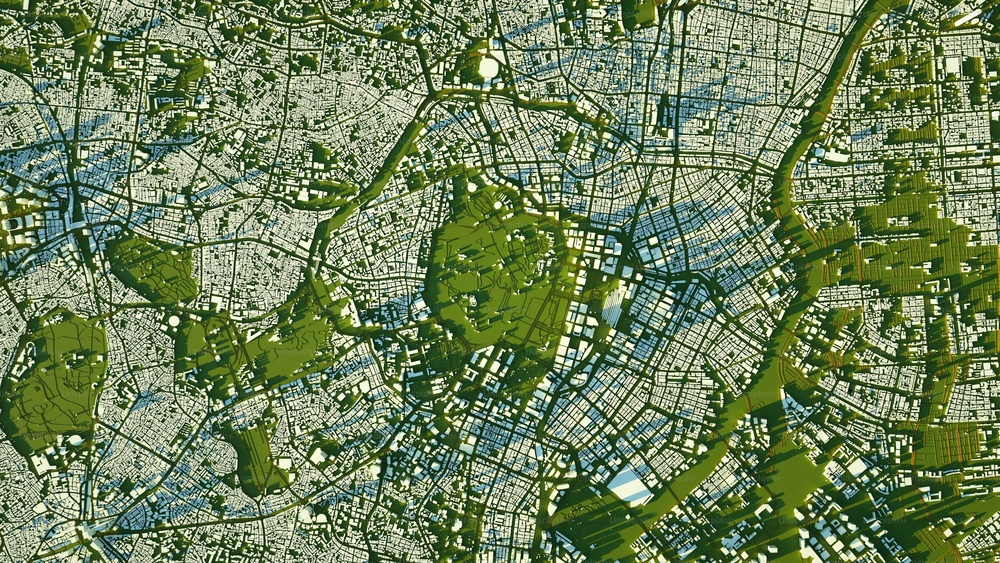
#> input picture src/assets/background.jpg, 1000 x 563 px, shrunk from 3000 x 1688 before the run
$ python 01_world_snapshot_basic.py
#> lines starting #> are read from the running program, lines starting #| are printed output that depends on the picture
### visuals/plotting_world.py
# visuals/world_plotting.py
from __future__ import annotations
from dataclasses import dataclass, field
from typing import Optional, Tuple, Iterable
import matplotlib.pyplot as plt
import numpy as np
import os
import matplotlib.image as mpimg
import math

from multi_uav_planner.world_models import (
    Task, PointTask, LineTask, CircleTask, AreaTask,
    UAV, World
)
from multi_uav_planner.post_processing import RunLog
from matplotlib.transforms import Affine2D

def _load_uav_image():
    return mpimg.imread("src/assets/uav.png")
import os
import matplotlib.image as mpimg

ASSETS_DIR = os.path.join(os.path.dirname(__file__), "..", "src", "assets")
BG_IMG_PATH = os.path.join(ASSETS_DIR, "background.jpg")

def plot_background_image(ax, extent: Tuple[float, float, float, float]):
    """
    Draw a background image behind the world, using extent = (xmin, xmax, ymin, ymax)
    in data coordinates.
    """
#> called with extent = (-45, 205, -45, 225)
    img = mpimg.imread(BG_IMG_PATH)
#> img is the input picture: shape (563, 1000, 3); mean R, G, B 110.5, 130.1, 90.1
    ax.imshow(img, extent=extent, origin="lower", zorder=0, alpha=0.3)


@dataclass
class WorldPlotStyle:
    # Task colors by state
    color_unassigned: str = "tab:red"
    color_assigned: str   = "tab:orange"
    color_completed: str  = "tab:green"
    # Task type colors
    color_point: str  = "C0"
    color_line: str   = "C1"
    color_circle: str = "C2"
    color_area: str   = "C3"
    # UAV colors by state
    color_idle: str    = "tab:blue"
    color_transit: str = "tab:grey"
    color_busy: str    = "tab:purple"
    color_damaged: str = "tab:red" #brown
    # Markers / sizes
    task_size: int = 35
    uav_size: int = 60
    base_color: str = "k"
    base_marker: str = "X"
    show_cluster_cog: bool = True
    cluster_cog_color: str = "tab:pink"
    cluster_link_color: str = "tab:pink"
    # Line widths
    lw_task_geom: float = 3.0
    lw_cluster_links: float = 1.2
    # Toggle details
    show_task_geometry: bool = True
    show_area_turns: bool = True  # draw semicircle hints between passes (approximate)
    arrow_len: float = 15.0

    # Legend and color mapping for UAVs
    uav_palette: list[str] = field(default_factory=lambda: [
        "tab:red", "tab:blue", "tab:green", "tab:orange", "tab:purple",
        "tab:brown", "tab:pink", "tab:gray", "tab:olive", "tab:cyan"
    ])
    legend_linewidth: float = 2.5
    legend_loc: str = "upper right"


    pad_frac: float = 0.25  # 25% of max span

def finalize_axes(ax, title: Optional[str] = None, equal: bool = True, grid: bool = True):
    if title:
        ax.set_title(title)
    if equal:
        ax.set_aspect("equal", adjustable="box")
    if grid:
        ax.grid(True, alpha=0.3)

def plot_base(ax, base: Tuple[float,float,float], style: WorldPlotStyle):
    bx, by, _ = base
    ax.scatter([bx], [by], c="red", s=80, marker="s")

# [72 lines left out: function plot_uav, not called in this run]

def plot_uavs(ax, world: World, style: WorldPlotStyle, range: Tuple[float,float,float,float]):
    for _, u in world.uavs.items():
        plot_uav(ax, u, world, style,range)

def plot_world_snapshot(ax, world: World, style: Optional[WorldPlotStyle] = None, title: Optional[bool] = True):
    #plt.figure(figsize=(8, 8))

    if style is None:
        style = WorldPlotStyle()

    xs = [world.base[0]] + [t.position[0] for t in world.tasks.values()] + [u.position[0] for u in world.uavs.values()]
    ys = [world.base[1]] + [t.position[1] for t in world.tasks.values()] + [u.position[1] for u in world.uavs.values()]

    if xs and ys:
        xmin_raw, xmax_raw = min(xs), max(xs)
        ymin_raw, ymax_raw = min(ys), max(ys)
        span_x = max(1e-9, xmax_raw - xmin_raw)
        span_y = max(1e-9, ymax_raw - ymin_raw)
        span = max(span_x, span_y)
        margin = style.pad_frac * span  # generous padding based on scene size

        xmin, xmax = xmin_raw - margin, xmax_raw + margin
        ymin, ymax = ymin_raw - margin, ymax_raw + margin

        plot_background_image(ax, extent=(xmin, xmax, ymin, ymax))
        ax.set_xlim(xmin, xmax)
        ax.set_ylim(ymin, ymax)

    plot_base(ax, world.base, style)
    plot_tasks(ax, world, style)
    #plot_uavs(ax, world, style,(xmin,ymin,xmax,ymax))  # unchanged external call

    # Default title: final simulation time
    if title:
        title = f"Simulation time: {world.time:.1f} s"
        finalize_axes(ax, title)
    else:
        finalize_axes(ax)

    ax.legend(loc="best")
    return ax

def _plot_task_heading(ax, t: Task, style: WorldPlotStyle):
    if not getattr(t, "heading_enforcement", False) or t.heading is None:
        return
    x, y = t.position
    th = t.heading
    # Starting point dot
    ax.scatter([x], [y], c="k", s=style.task_size // 2, marker="o", zorder=5)
    # Heading arrow
    ax.arrow(
        x, y,
        style.arrow_len * np.cos(th),
        style.arrow_len * np.sin(th),
        head_width=style.arrow_len/5,
        head_length=style.arrow_len/4,
        fc="k", ec="k",
        length_includes_head=True,
        zorder=5,
    )

def _plot_line_task(ax, t: LineTask, color: str, style: WorldPlotStyle):
    x, y = t.position
    th = t.heading if t.heading is not None else 0.0
    xe = x + t.length * np.cos(th)
    ye = y + t.length * np.sin(th)
    ax.plot([x, xe], [y, ye], color=color, lw=style.lw_task_geom)

def _plot_circle_task(ax, t: CircleTask, color: str, style: WorldPlotStyle):
    x, y = t.position
    th = t.heading if t.heading is not None else 0.0
    d_theta = +2 * np.pi if t.side == "left" else -2 * np.pi
    theta_s = th - np.sign(d_theta) * (np.pi / 2.0)
    cx = x + t.radius * np.cos(theta_s + np.pi)
    cy = y + t.radius * np.sin(theta_s + np.pi)

    theta = np.linspace(0.0, 2*np.pi, 181)
    xs = cx + t.radius * np.cos(theta)
    ys = cy + t.radius * np.sin(theta)
    ax.plot(xs, ys, color=color, lw=style.lw_task_geom)

def _plot_area_task(ax, t: AreaTask, color: str, style: WorldPlotStyle):
    """
    Visualize AreaTask as a boustrophedon pattern:
      - Start at t.position with heading t.heading.
      - Straight passes of length t.pass_length.
      - Semicircle turns of radius t.pass_spacing/2 between passes.
      - t.side selects direction of the first turn (left/right); subsequent turns alternate.
    """
    # --- Bounding rectangle (dotted) around coverage footprint ---
    x0, y0 = t.position
    th = t.heading if t.heading is not None else 0.0

    tol = 1.1  # padding factor

    # Extent along heading (approximate length)
    L = t.pass_length + t.pass_spacing
    # Extent across passes
    W = t.pass_spacing * (t.num_passes - 1) if t.num_passes > 1 else t.pass_spacing

    # Basis vectors
    hx, hy = np.cos(th), np.sin(th)
    nx, ny = -np.sin(th), np.cos(th)  # left normal

    # Flip normal if side is not 'left'
    if t.side != "left":
        nx *= -1
        ny *= -1

    # Rectangle corners (heuristic, matching original logic)
    p1 = (
        x0 + (L * (tol + 1) / 2 - t.pass_spacing / 2) * hx
        + (W * (tol + 1) / 2) * nx,
        y0 + (L * (tol + 1) / 2 - t.pass_spacing / 2) * hy
        + (W * (tol + 1) / 2) * ny,
    )
    p2 = (
        x0 + (L * (tol + 1) / 2 - t.pass_spacing / 2) * hx
        - (W * (tol - 1) / 2) * nx,
        y0 + (L * (tol + 1) / 2 - t.pass_spacing / 2) * hy
        - (W * (tol - 1) / 2) * ny,
    )
    p3 = (
        x0 + (-L * (tol - 1) / 2 - t.pass_spacing / 2) * hx
        - (W * (tol - 1) / 2) * nx,
        y0 + (-L * (tol - 1) / 2 - t.pass_spacing / 2) * hy
        - (W * (tol - 1) / 2) * ny,
    )
    p4 = (
        x0 + (-L * (tol - 1) / 2 - t.pass_spacing / 2) * hx
        + (W * (tol + 1) / 2) * nx,
        y0 + (-L * (tol - 1) / 2 - t.pass_spacing / 2) * hy
        + (W * (tol + 1) / 2) * ny,
    )

    xs_rect = [p1[0], p2[0], p3[0], p4[0], p1[0]]
    ys_rect = [p1[1], p2[1], p3[1], p4[1], p1[1]]
    ax.plot(xs_rect, ys_rect, linestyle="--", color=color, lw=1.2, alpha=0.8)

    # --- Boustrophedon passes and semicircle turns ---
    x_curr, y_curr = t.position
    base_heading = th
    r_turn = t.pass_spacing / 2.0

    for i in range(t.num_passes):
        # Heading of this pass (alternating)
        heading = base_heading if (i % 2 == 0) else (base_heading + np.pi)

        # Draw straight pass
        x_end = x_curr + t.pass_length * np.cos(heading)
        y_end = y_curr + t.pass_length * np.sin(heading)
        ax.plot(
            [x_curr, x_end],
            [y_curr, y_end],
            color=color,
            lw=style.lw_task_geom,
            alpha=0.9,
        )

        if i == t.num_passes - 1:
            # No turn after the last pass
            break

        if not style.show_area_turns:
            # If we don't want to draw explicit turns, approximate by
            # shifting sideways and reversing heading (like in planner).
            turn_side = (
                t.side if (i % 2 == 0) else ("right" if t.side == "left" else "left")
            )
            normal = np.pi / 2.0 if turn_side == "left" else -np.pi / 2.0
            x_curr = x_end + t.pass_spacing * np.cos(heading + normal)
            y_curr = y_end + t.pass_spacing * np.sin(heading + normal)
            continue

        # --- Draw semicircle turn between passes (as in planner) ---
        turn_side = (
            t.side if (i % 2 == 0) else ("right" if t.side == "left" else "left")
        )
        normal = np.pi / 2.0 if turn_side == "left" else -np.pi / 2.0

        # Center of semicircle is offset from end of pass along the normal
        cx_turn = x_end + r_turn * np.cos(heading + normal)
        cy_turn = y_end + r_turn * np.sin(heading + normal)

        # Start angle for arc: angle from center to end of pass
        theta_start = np.arctan2(y_end - cy_turn, x_end - cx_turn)
        # Semicircle sweep
        d_theta_turn = +np.pi if turn_side == "left" else -np.pi

        # Sample arc
        n_arc = 40
        thetas = np.linspace(theta_start, theta_start + d_theta_turn, n_arc)
        xs_turn = cx_turn + r_turn * np.cos(thetas)
        ys_turn = cy_turn + r_turn * np.sin(thetas)
        ax.plot(
            xs_turn,
            ys_turn,
            color=color,
            lw=style.lw_task_geom,
            alpha=0.9,
        )

        # New starting point is end of the semicircle
        x_curr = xs_turn[-1]
        y_curr = ys_turn[-1]


def plot_task(ax, t: Task, world: Optional[World], style: WorldPlotStyle):
    """
    Plot a single task marker plus its internal geometry (optional).

    The marker color encodes task state:
      0 -> unassigned
      1 -> assigned
      2 -> completed

    For PointTask:
      - If t.spawned_from_event is True (NEW_TASK), draw a star ('*'),
        otherwise a circle ('o').

    Parameters
    ----------
    ax : matplotlib.axes.Axes
    t : Task
    world : World or None
        Currently unused (kept for compatibility).
    style : WorldPlotStyle
    """
    # Color by state
    state_color = {
        0: style.color_unassigned,
        1: style.color_assigned,
        2: style.color_completed,
    }.get(t.state, style.color_unassigned)

    x, y = t.position

    # Marker by type
    if isinstance(t, PointTask):
        # Distinguish tasks spawned by events with a star
        is_spawned = getattr(t, "spawned_from_event", False)
        marker_shape = "*" if is_spawned else "o"

        ax.scatter(
            [x],
            [y],
            c=state_color,
            s=style.task_size,
            marker=marker_shape,
        )
        if style.show_task_geometry:
            ax.scatter(
                [x],
                [y],
                c=style.color_point,
                s=style.task_size // 2,
                marker=".",
            )

    elif isinstance(t, LineTask):
        ax.scatter(
            [x],
            [y],
            c=state_color,
            s=style.task_size,
            marker="o",
        )
        if style.show_task_geometry:
            _plot_line_task(ax, t, "blue", style)

    elif isinstance(t, CircleTask):
        ax.scatter(
            [x],
            [y],
            c=state_color,
            s=style.task_size,
            marker="o",
        )
        if style.show_task_geometry:
            _plot_circle_task(ax, t, "blue", style)

    elif isinstance(t, AreaTask):
        ax.scatter(
            [x],
            [y],
            c=state_color,
            s=style.task_size,
            marker="o",
        )
        if style.show_task_geometry:
            _plot_area_task(ax, t, "blue", style)

    else:
        # Fallback marker for unknown task types
        ax.scatter(
            [x],
            [y],
            c=state_color,
            s=style.task_size,
            marker="o",
        )

    # Label the task as T{id}
    ax.text(x, y, f"T{t.id}", fontsize=8, ha="left", va="bottom")

    # Heading cue if constrained
    _plot_task_heading(ax, t, style)


def plot_tasks(ax, world: World, style: WorldPlotStyle):
    """
    Plot all tasks in a world in a layered order:

       completed (bottom) -> assigned -> unassigned (top).

    This layering makes current workload more visible.

    Parameters
    ----------
    ax : matplotlib.axes.Axes
    world : World
    style : WorldPlotStyle
    """
    for tid in world.completed:
        plot_task(ax, world.tasks[tid], world, style)
    for tid in world.assigned:
        plot_task(ax, world.tasks[tid], world, style)
    for tid in world.unassigned:
        plot_task(ax, world.tasks[tid], world, style)


# [71 lines left out: functions plot_events_timeline, find_snapshot_index, not called in this run]

### examples/world/01_world_snapshot_basic.py
import os, sys
PROJECT_ROOT = os.path.abspath(os.path.join(os.path.dirname(__file__), "..", ".."))
sys.path.append(PROJECT_ROOT)

import matplotlib.pyplot as plt
from math import pi
from multi_uav_planner.world_models import (
    World, Task, PointTask, LineTask, CircleTask, AreaTask, UAV
)
from visuals.plotting_world import WorldPlotStyle, plot_world_snapshot

def build_world():
    tasks = {
        1: PointTask(id=1, position=(60, 50), state=0),
        2: LineTask(id=2, position=(40, 120), heading=pi/4, length=80.0, state=1, heading_enforcement=True),
        3: CircleTask(id=3, position=(160, 90), radius=30.0, side="left", heading=pi/2, state=0, heading_enforcement=True),
        4: AreaTask(id=4, position=(120, 180), heading=0.0, pass_length=100.0, pass_spacing=20.0, num_passes=4, side='left', state=2, heading_enforcement=True)
    }
    uavs = {
        1: UAV(id=1, position=(0,0,0.0), state=0),
        2: UAV(id=2, position=(20,20,pi/6), state=1),
        3: UAV(id=3, position=(40,0,pi/3), state=2),
    }
    world = World(tasks=tasks, uavs=uavs, base=(0.0, 0.0, 0.0))
    world.unassigned = {1,3}
    world.assigned   = {2}
    world.completed  = {4}
    world.idle_uavs    = {1}
    world.transit_uavs = {2}
    world.busy_uavs    = {3}
    world.damaged_uavs = set()
    return world

def main():
    world = build_world()
    fig, ax = plt.subplots(figsize=(8,8))
    style = WorldPlotStyle(show_area_turns=True)
    plot_world_snapshot(ax, world, style, title="World Snapshot (basic)")
    plt.show()
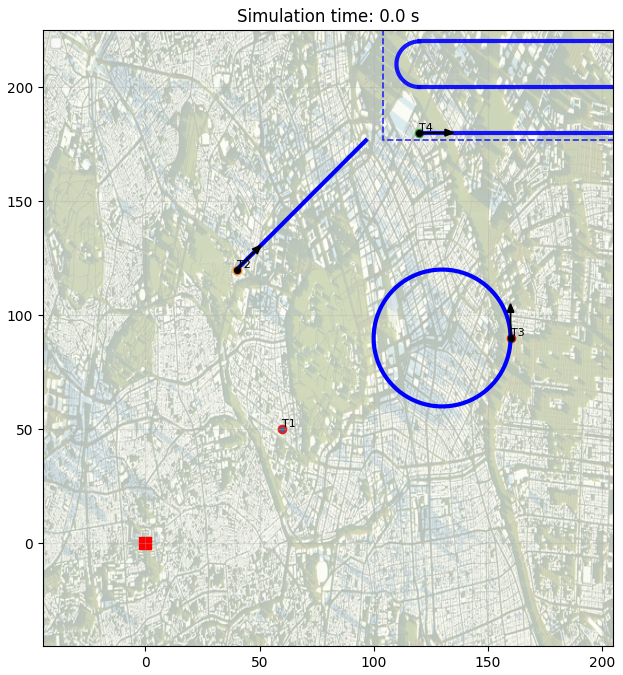
#> figure drawn by matplotlib, 1 panel

if __name__ == "__main__":
    import os, sys
    main()
